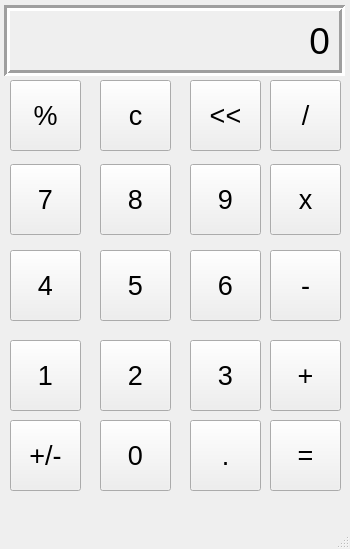
<?xml version="1.0" encoding="UTF-8"?>
<ui version="4.0">
 <class>MainWindow</class>
 <widget class="QMainWindow" name="MainWindow">
  <property name="geometry">
   <rect>
    <x>0</x>
    <y>0</y>
    <width>350</width>
    <height>549</height>
   </rect>
  </property>
  <property name="windowTitle">
   <string>Calculator</string>
  </property>
  <widget class="QWidget" name="centralwidget">
   <widget class="QLabel" name="output_label">
    <property name="geometry">
     <rect>
      <x>4</x>
      <y>5</y>
      <width>341</width>
      <height>71</height>
     </rect>
    </property>
    <property name="font">
     <font>
      <pointsize>28</pointsize>
     </font>
    </property>
    <property name="frameShape">
     <enum>QFrame::Box</enum>
    </property>
    <property name="frameShadow">
     <enum>QFrame::Sunken</enum>
    </property>
    <property name="lineWidth">
     <number>3</number>
    </property>
    <property name="text">
     <string>0</string>
    </property>
    <property name="alignment">
     <set>Qt::AlignRight|Qt::AlignTrailing|Qt::AlignVCenter</set>
    </property>
   </widget>
   <widget class="QPushButton" name="percentButton">
    <property name="geometry">
     <rect>
      <x>10</x>
      <y>80</y>
      <width>71</width>
      <height>71</height>
     </rect>
    </property>
    <property name="font">
     <font>
      <pointsize>20</pointsize>
     </font>
    </property>
    <property name="text">
     <string>%</string>
    </property>
   </widget>
   <widget class="QPushButton" name="clearButton">
    <property name="geometry">
     <rect>
      <x>100</x>
      <y>80</y>
      <width>71</width>
      <height>71</height>
     </rect>
    </property>
    <property name="font">
     <font>
      <pointsize>20</pointsize>
     </font>
    </property>
    <property name="text">
     <string>c</string>
    </property>
   </widget>
   <widget class="QPushButton" name="arrowButton">
    <property name="geometry">
     <rect>
      <x>190</x>
      <y>80</y>
      <width>71</width>
      <height>71</height>
     </rect>
    </property>
    <property name="font">
     <font>
      <pointsize>20</pointsize>
     </font>
    </property>
    <property name="text">
     <string>&lt;&lt;</string>
    </property>
   </widget>
   <widget class="QPushButton" name="devideButton">
    <property name="geometry">
     <rect>
      <x>270</x>
      <y>80</y>
      <width>71</width>
      <height>71</height>
     </rect>
    </property>
    <property name="font">
     <font>
      <pointsize>20</pointsize>
     </font>
    </property>
    <property name="text">
     <string>/</string>
    </property>
   </widget>
   <widget class="QPushButton" name="mulButton">
    <property name="geometry">
     <rect>
      <x>270</x>
      <y>164</y>
      <width>71</width>
      <height>71</height>
     </rect>
    </property>
    <property name="font">
     <font>
      <pointsize>20</pointsize>
     </font>
    </property>
    <property name="text">
     <string>x</string>
    </property>
   </widget>
   <widget class="QPushButton" name="Button_9">
    <property name="geometry">
     <rect>
      <x>190</x>
      <y>164</y>
      <width>71</width>
      <height>71</height>
     </rect>
    </property>
    <property name="font">
     <font>
      <pointsize>20</pointsize>
     </font>
    </property>
    <property name="text">
     <string>9</string>
    </property>
   </widget>
   <widget class="QPushButton" name="Button_7">
    <property name="geometry">
     <rect>
      <x>10</x>
      <y>164</y>
      <width>71</width>
      <height>71</height>
     </rect>
    </property>
    <property name="font">
     <font>
      <pointsize>20</pointsize>
     </font>
    </property>
    <property name="text">
     <string>7</string>
    </property>
   </widget>
   <widget class="QPushButton" name="Button_8">
    <property name="geometry">
     <rect>
      <x>100</x>
      <y>164</y>
      <width>71</width>
      <height>71</height>
     </rect>
    </property>
    <property name="font">
     <font>
      <pointsize>20</pointsize>
     </font>
    </property>
    <property name="text">
     <string>8</string>
    </property>
   </widget>
   <widget class="QPushButton" name="subButton">
    <property name="geometry">
     <rect>
      <x>270</x>
      <y>250</y>
      <width>71</width>
      <height>71</height>
     </rect>
    </property>
    <property name="font">
     <font>
      <pointsize>20</pointsize>
     </font>
    </property>
    <property name="text">
     <string>-</string>
    </property>
   </widget>
   <widget class="QPushButton" name="Button_4">
    <property name="geometry">
     <rect>
      <x>10</x>
      <y>250</y>
      <width>71</width>
      <height>71</height>
     </rect>
    </property>
    <property name="font">
     <font>
      <pointsize>20</pointsize>
     </font>
    </property>
    <property name="text">
     <string>4</string>
    </property>
   </widget>
   <widget class="QPushButton" name="Button_6">
    <property name="geometry">
     <rect>
      <x>190</x>
      <y>250</y>
      <width>71</width>
      <height>71</height>
     </rect>
    </property>
    <property name="font">
     <font>
      <pointsize>20</pointsize>
     </font>
    </property>
    <property name="text">
     <string>6</string>
    </property>
   </widget>
   <widget class="QPushButton" name="Button_5">
    <property name="geometry">
     <rect>
      <x>100</x>
      <y>250</y>
      <width>71</width>
      <height>71</height>
     </rect>
    </property>
    <property name="font">
     <font>
      <pointsize>20</pointsize>
     </font>
    </property>
    <property name="text">
     <string>5</string>
    </property>
   </widget>
   <widget class="QPushButton" name="Button_2">
    <property name="geometry">
     <rect>
      <x>100</x>
      <y>340</y>
      <width>71</width>
      <height>71</height>
     </rect>
    </property>
    <property name="font">
     <font>
      <pointsize>20</pointsize>
     </font>
    </property>
    <property name="text">
     <string>2</string>
    </property>
   </widget>
   <widget class="QPushButton" name="Button_3">
    <property name="geometry">
     <rect>
      <x>190</x>
      <y>340</y>
      <width>71</width>
      <height>71</height>
     </rect>
    </property>
    <property name="font">
     <font>
      <pointsize>20</pointsize>
     </font>
    </property>
    <property name="text">
     <string>3</string>
    </property>
   </widget>
   <widget class="QPushButton" name="Button_1">
    <property name="geometry">
     <rect>
      <x>10</x>
      <y>340</y>
      <width>71</width>
      <height>71</height>
     </rect>
    </property>
    <property name="font">
     <font>
      <pointsize>20</pointsize>
     </font>
    </property>
    <property name="text">
     <string>1</string>
    </property>
   </widget>
   <widget class="QPushButton" name="plusButton">
    <property name="geometry">
     <rect>
      <x>270</x>
      <y>340</y>
      <width>71</width>
      <height>71</height>
     </rect>
    </property>
    <property name="font">
     <font>
      <pointsize>20</pointsize>
     </font>
    </property>
    <property name="text">
     <string>+</string>
    </property>
   </widget>
   <widget class="QPushButton" name="Button_0">
    <property name="geometry">
     <rect>
      <x>100</x>
      <y>420</y>
      <width>71</width>
      <height>71</height>
     </rect>
    </property>
    <property name="font">
     <font>
      <pointsize>20</pointsize>
     </font>
    </property>
    <property name="text">
     <string>0</string>
    </property>
   </widget>
   <widget class="QPushButton" name="dotButton">
    <property name="geometry">
     <rect>
      <x>190</x>
      <y>420</y>
      <width>71</width>
      <height>71</height>
     </rect>
    </property>
    <property name="font">
     <font>
      <pointsize>20</pointsize>
     </font>
    </property>
    <property name="text">
     <string>.</string>
    </property>
   </widget>
   <widget class="QPushButton" name="plusminusButton">
    <property name="geometry">
     <rect>
      <x>10</x>
      <y>420</y>
      <width>71</width>
      <height>71</height>
     </rect>
    </property>
    <property name="font">
     <font>
      <pointsize>20</pointsize>
     </font>
    </property>
    <property name="text">
     <string>+/-</string>
    </property>
   </widget>
   <widget class="QPushButton" name="equalsButton">
    <property name="geometry">
     <rect>
      <x>270</x>
      <y>420</y>
      <width>71</width>
      <height>71</height>
     </rect>
    </property>
    <property name="font">
     <font>
      <pointsize>20</pointsize>
     </font>
    </property>
    <property name="text">
     <string>=</string>
    </property>
   </widget>
  </widget>
  <widget class="QMenuBar" name="menubar">
   <property name="geometry">
    <rect>
     <x>0</x>
     <y>0</y>
     <width>350</width>
     <height>26</height>
    </rect>
   </property>
  </widget>
  <widget class="QStatusBar" name="statusbar"/>
 </widget>
 <resources/>
 <connections/>
</ui>
